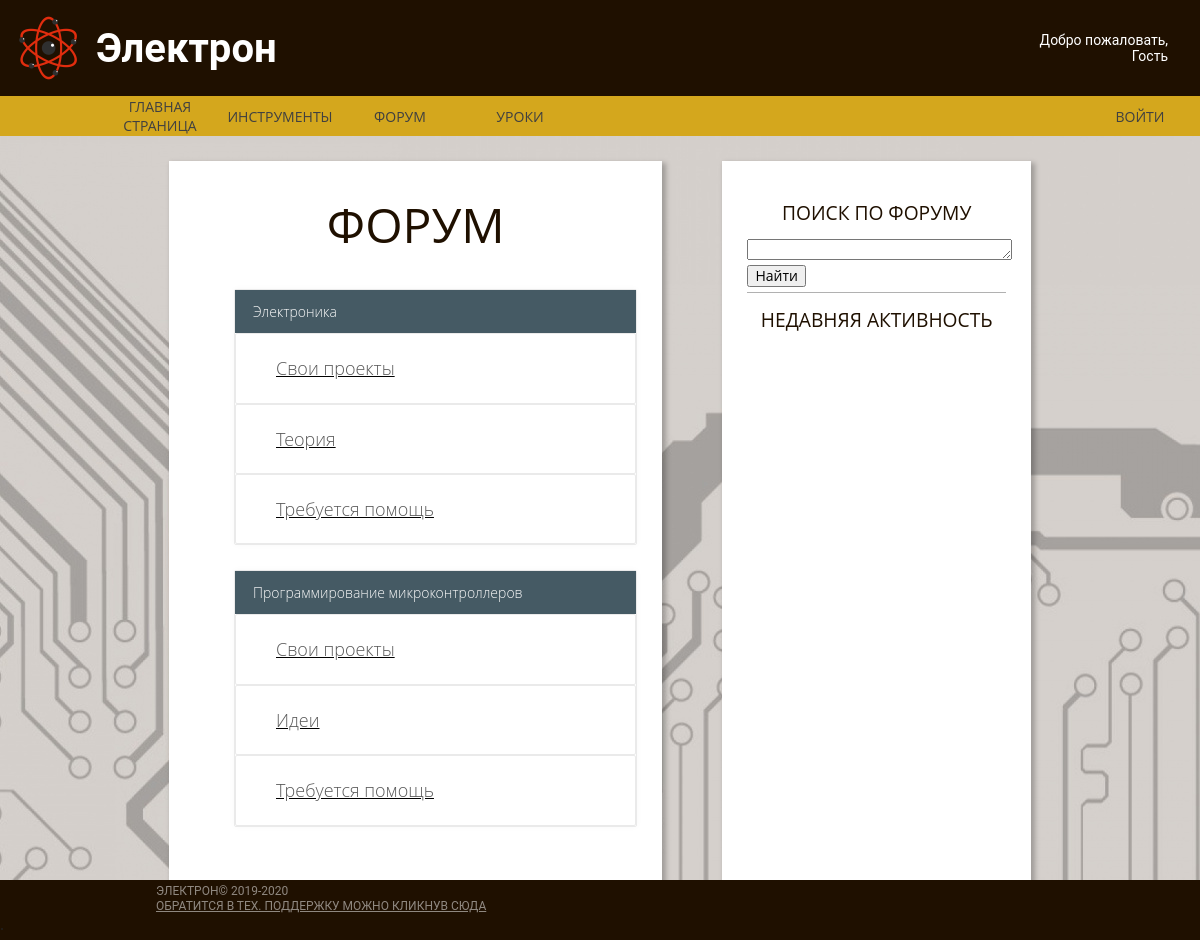
/forum, run on an earlier commit of the app's database.
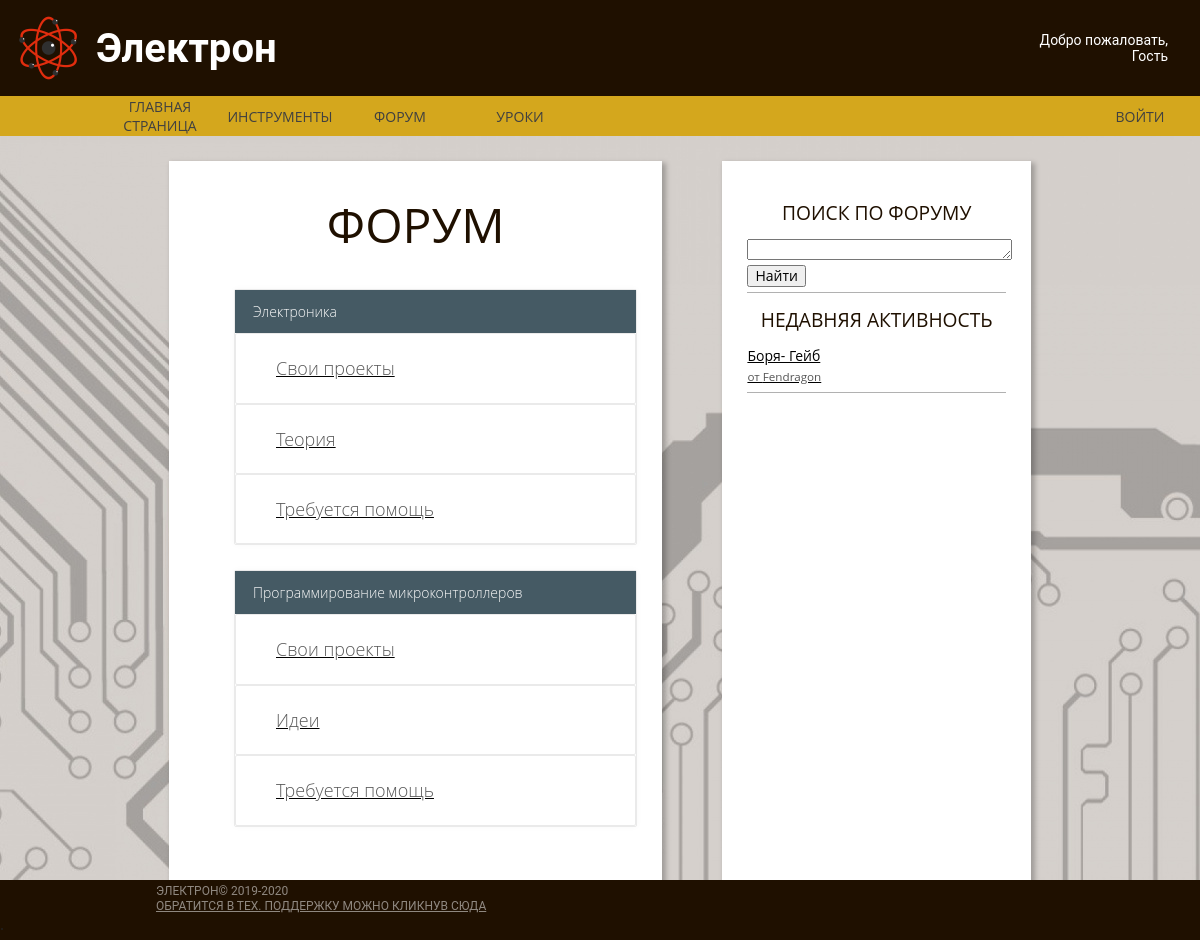
And on a later commit of the database.
### Main/models.py (models this page shows, shortened)
class Article(models.Model):
    author_art = models.CharField("автор", max_length=70)
    name_art = models.CharField("название", max_length=100)
    text_art = models.TextField()
    sellf = models.CharField("curs", max_length=3)
    pub_date_art = models.DateTimeField(default=datetime.datetime.now())

### Main/views.py (the view, shortened to what this page needs)
# urls.py: path('forum', Forum.as_view(), name = 'Forum_url'),
class Forum(View):
    def get(self, request):
        h = CheckCOOKIE(request)
        if 'ROOT' in request.COOKIES:
            g = request.COOKIES['ROOT']
        else:
            g = 'False'
        All_Articles = Article.objects.all()
        form = SearchForm()
        return render(request, 'First/Forum.html',
                      context={'Art_list': reversed(All_Articles), 'Nick': h, "ROOT": g, 'form': form, "news": news()})

### Main/forms.py (shortened to what this page needs)
class SearchForm(forms.Form):
    req = forms.CharField(max_length=70)

### Main/utils.py (called while the page is built)
def news():
    return reversed(News.objects.all())

def CheckCOOKIE(request):
    if "UserNick" in request.COOKIES:
        if request.COOKIES["UserNick"] != "":
            h = request.COOKIES["UserNick"]
        else:
            h = ""
    else:
        h = ""
    return h

### Main/templates/First/Forum.html (shortened to what this page needs)
{% extends "First/Base_blok.html"%}
{% load static %}
{% block css %}
    <link rel="stylesheet" href="{% static 'css/normalize.css' %}">
    <link rel="stylesheet" href="{% static 'css/main.css' %}">
    <link rel="stylesheet" href="{% static 'css/forum.css' %}">
{% endblock %}
{% block content %}
<div class="container main-container">
    <div class="container generic">
        <h1 class="forum-title">Форум</h1>
        <ol class="forum-list">
            <li class="sub-forum">
                <h3 class="sub-forum-title">Электроника</h3>
                <ol class="sub-forum-list">
                    <li class="forum-category">
                        <a class="item link side-bar-link" href="{% url 'subforum_url' 'ElS' %}"><h3 class="forum-category-title">Свои проекты</h3></a>
                    </li>
                    <li class="forum-category">
                        <a class="item link side-bar-link" href="{% url 'subforum_url' 'ElT' %}"><h3 class="forum-category-title">Теория</h3></a>
                    </li>
                    <li class="forum-category">
                        <a class="item link side-bar-link" href="{% url 'subforum_url' 'ElH' %}"><h3 class="forum-category-title">Требуется помощь</h3></a>
                    </li>
                </ol>
            </li>
            <li class="sub-forum">
                <h3 class="sub-forum-title">Программирование микроконтроллеров</h3>
                <ol class="sub-forum-list">
                    <li class="forum-category">
                       <a class="item link side-bar-link" href="{% url 'subforum_url' 'MS' %}"><h3 class="forum-category-title">Свои проекты</h3></a>
                    </li>
                    <li class="forum-category">
                        <a class="item link side-bar-link" href="{% url 'subforum_url' 'MT' %}"><h3 class="forum-category-title">Идеи</h3></a>
                    </li>
                    <li class="forum-category">
                        <a class="item link side-bar-link" href="{% url 'subforum_url' 'MH' %}"><h3 class="forum-category-title">Требуется помощь</h3></a>
                    </li>
                </ol>
            </li>
        </ol>
    </div>
    <div class="container side-bar side-bar-right">
        <h1 class="item title side-bar-title smaller">
            Поиск по форуму
        </h1>
        <form class="item link side-bar-interactive" method="post">
            <label>
                <textarea name = "req" style="max-height: 15px;width: 100%"></textarea>
            </label>
            <button>Найти</button>
        </form>
        <h1 class="item title side-bar-title smaller">
            Недавняя активность
        </h1>
        {% for i in Art_list %}
        <a class="item link side-bar-link" href="{% url 'art_url' id=i.id %}">
            {{i.name_art}}<br>
            <span class="date">от {{i.author_art}}</span>
        </a>
        {% endfor %}
    </div>
</div>
{% endblock %}

### Main/templates/First/Base_blok.html
{% extends 'base.html' %}

### templates/base.html (shortened to what this page needs)
{% load static %}
<!DOCTYPE html>
<html lang="en">
<head>
    {% block css %}
    {% endblock %}
</head>
<body background="/media/images/img/circutry.jpg">
    <header class="container header">
        <div class="container top">
            <img class="item top-logo" src="/media/images/img/Electron128.png" alt="">
            <div class="container top-name">
                <a class="item top-name-text">Электрон</a>
            </div>
            <div class="container top-user">
                {% if Nick == "" %}
                <span class="item top-user-text">Добро пожаловать,<br>Гость</span>
                {% else %}
                <span class="item top-user-text">Добро пожаловать,<br>{{Nick}}</span>
                {% endif %}
            </div>
        </div>
        <div class="container navbar">
            <div class="container block navbar-block">
                <a class="item link navbar-link" href="{% url 'main_url' %}">Главная страница</a>
            </div>
            <div class="container block navbar-block">
                <a class="item link navbar-link" href="{% url 'tools_url' %}">Инструменты</a>
            </div>
            <div class="container block navbar-block">
                <a class="item link navbar-link" href="{% url 'Forum_url' %}">Форум</a>
            </div>
            <div class="container block navbar-block">
                <a class="item link navbar-link" href="{% url 'art_list_url' %}">Уроки</a>
            </div>
            {% if Nick == "" %}
            <div class="container block navbar-block"></div>
            <div class="container block navbar-block">
                <a class="item link navbar-link" href="{% url 'auto_url' %}">Войти</a>
            </div>
            {% else %}
            <div class="container block navbar-block"></div>
            <div class="container block navbar-block">
                <a class="item link navbar-link" href="{% url 'exit_url' %}">Выйти</a>
            </div>
            {% endif %}
        </div>
    </header>
    {% block content %}
    {% endblock %}
    <footer class="container footer">
    <div class="container footer-copyright">
        <a class="item text copyright-text">Электрон© 2019-2020</a> <a class="item text copyright-text" href="{% url 'Support_url' %}">Обратится в Тех. поддержку можно кликнув
                сюда</a>.
    </div>
    </footer>
</body>
</html>

### Main/static/css/main.css (style rules this page uses)
html { color: #222; font-size: 1em; line-height: 1.4; }
audio, canvas, iframe, img, svg, video { vertical-align: middle; }
textarea { resize: vertical; }
.container { display: flex; flex-direction: column; flex-grow: 1; flex-shrink: 1; }
.item { font-family: Roboto, sans-serif; font-style: normal; font-weight: normal; line-height: normal; }
html, body { min-height: 100%; display: flex; flex-direction: column; }
body { background-image: url(/media/images/img/circutry.jpg); }
.header { margin: 0; padding: 0; flex: 1; }
.main-container { flex: 1; flex-direction: row; margin-left: 12%; margin-right: 12%; padding: 25px; }
.top { flex-direction: row; background-color: #1f1000; }
.top-logo { margin: 16px; width: 64px; height: 64px; }
.top-name { justify-content: center; }
.top-name-text { font-size: 40px; font-weight: 600; color: #FFFFFF; }
.top-user { padding: 32px; }
.top-user-text { text-align: right; font-size: 14px; color: #FFFFFF; }
.navbar { height: 40px; background: #d4a71d; flex-direction: row; justify-content: left; padding-left: 100px; }
.navbar-block { max-width: 120px; justify-content: center; }
.navbar-block:nth-last-of-type(2) { max-width: 100%; alignment: right; }
.navbar-link { max-width: 120px; font-family: Open Sans, sans-serif; font-style: normal; font-weight: normal; line-height: normal; font-size: 14px; text-align: center; text-transform: uppercase; color: #404040; text-decoration-line: none; }
.generic { flex-shrink: 3; padding: 25px; background-color: #ffffff; box-shadow: 3px 3px 5px 1px rgba(0, 0, 0, 0.25); }
.side-bar { padding: 25px; min-width: 15%; max-width: 30%; margin-right: 60px; background-color: #ffffff; box-shadow: 3px 3px 5px 1px rgba(0, 0, 0, 0.25); }
.side-bar-title { font-family: Open Sans, sans-serif; font-style: normal; font-weight: normal; font-size: 24px; text-transform: uppercase; text-align: center; color: #1f1000; }
.side-bar-link { font-family: Open Sans, sans-serif; font-style: normal; font-weight: normal; line-height: 20px; font-size: 14px; color: #000000; padding-bottom: 5px; border-bottom: 1px solid #B1B1B1; }
.side-bar-interactive { font-family: Open Sans, sans-serif; font-style: normal; font-weight: normal; line-height: 20px; font-size: 14px; color: #000000; padding-bottom: 5px; border-bottom: 1px solid #B1B1B1; }
.footer { width: 100%; margin: 0; padding: 0; }
.footer-copyright { height: 60px; background: #1f1000; justify-content: center; }
.copyright-text { margin-left: 13%; font-family: Roboto, sans-serif; font-style: normal; font-weight: normal; line-height: 15px; font-size: 12px; text-transform: uppercase; color: rgba(255, 255, 255, 0.5); text-align: left; }
.date { font-size: smaller; color: #555555; }
.side-bar-right { margin-left: 60px; margin-right: 0; }
.smaller { font-size: 120%; }

### Main/static/css/forum.css (style rules this page uses)
.forum-title { font-family: Open Sans, sans-serif; font-style: normal; font-weight: normal; font-size: 48px; text-transform: uppercase; text-align: center; margin: 5px 5px 15px; color: #1f1000; }
.forum-list { list-style: none; }
.sub-forum { box-shadow: 0 0 6px rgba(0, 0, 0, .03); border-color: #eaeaea; border-radius: 2px; border-style: solid; border-width: 1px; list-style: none; margin-bottom: 25px; }
.sub-forum-title { font-family: Open Sans, sans-serif; display: block; font-size: 14px; font-weight: 200; line-height: 1.5; background-color: #455a64; margin: 0; color: #fafafa; padding: 11px 18px; }
.sub-forum-list { list-style: none; padding: 0; }
.forum-category { padding: 5px 4px 4px 40px; border-color: #eaeaea; border-radius: 2px; border-style: solid; border-width: 1px; }
.forum-category-title { color: #5a5a5a; font-family: Open Sans, sans-serif; font-size: 18px; font-weight: 300; line-height: 1.3; }

### templates/base.html (style rules this page uses)
footer { position: fixed; left: 0; bottom: 0; padding: 10px; }

What changed in the data, as far as the page shows it:
added Article: name_art "Боря- Гейб", author_art "Fendragon"
